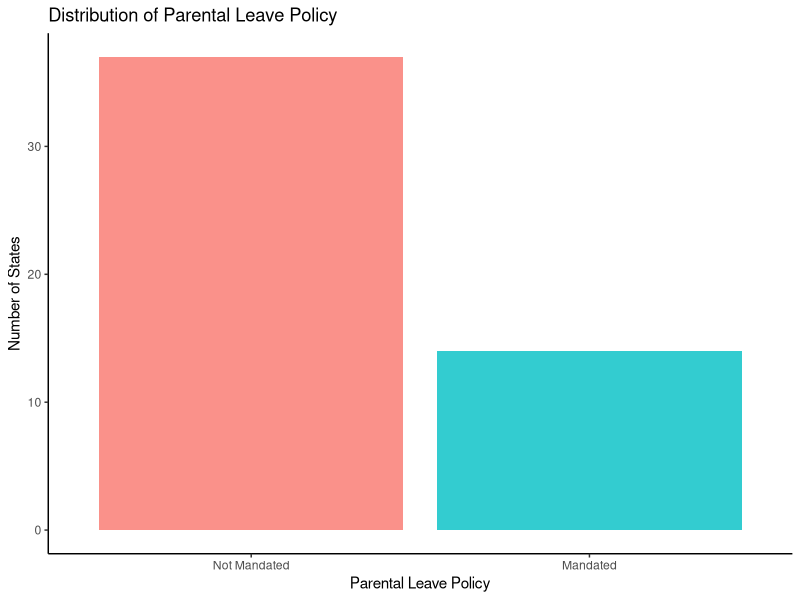
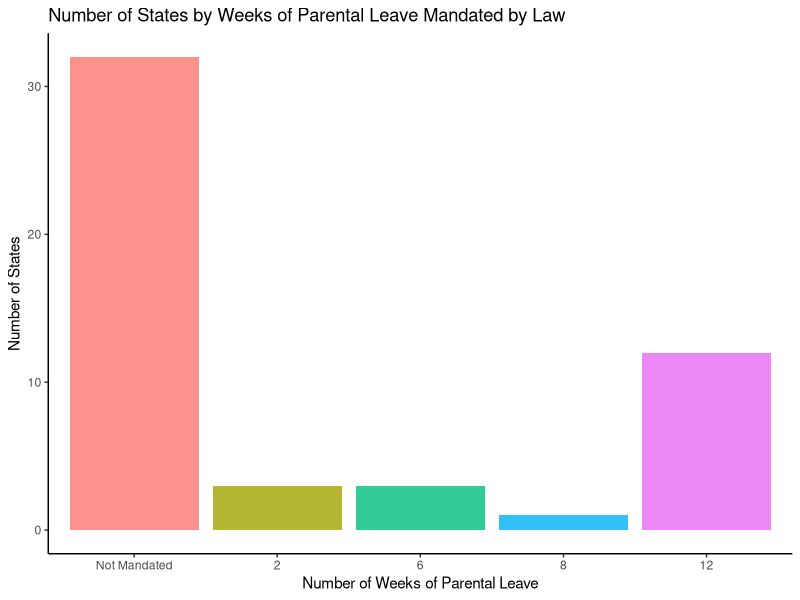
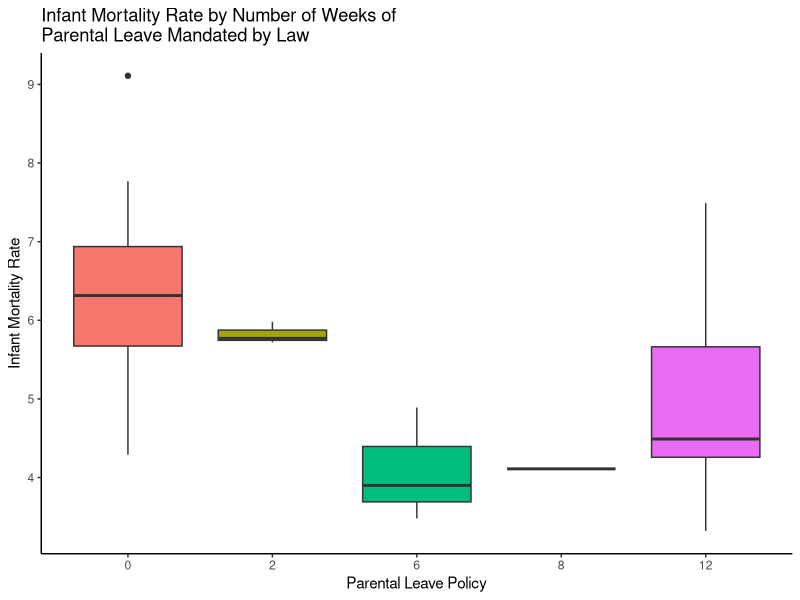
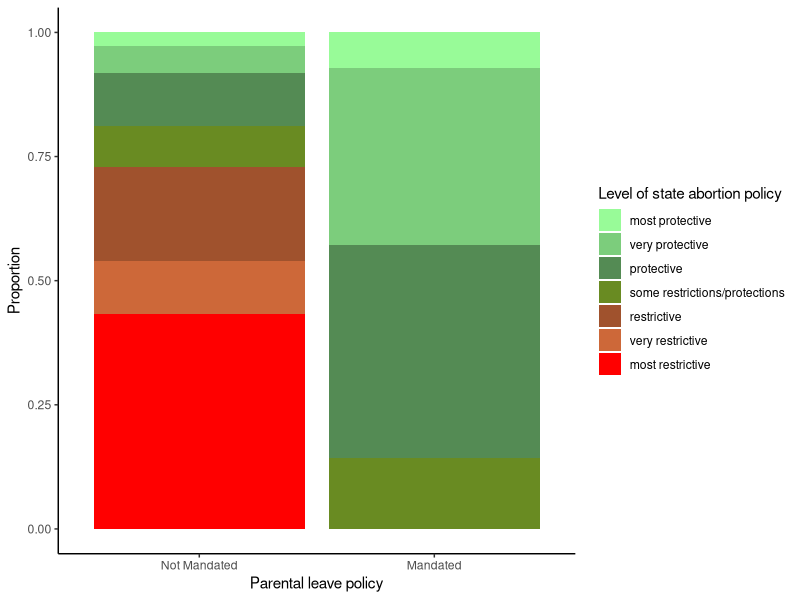
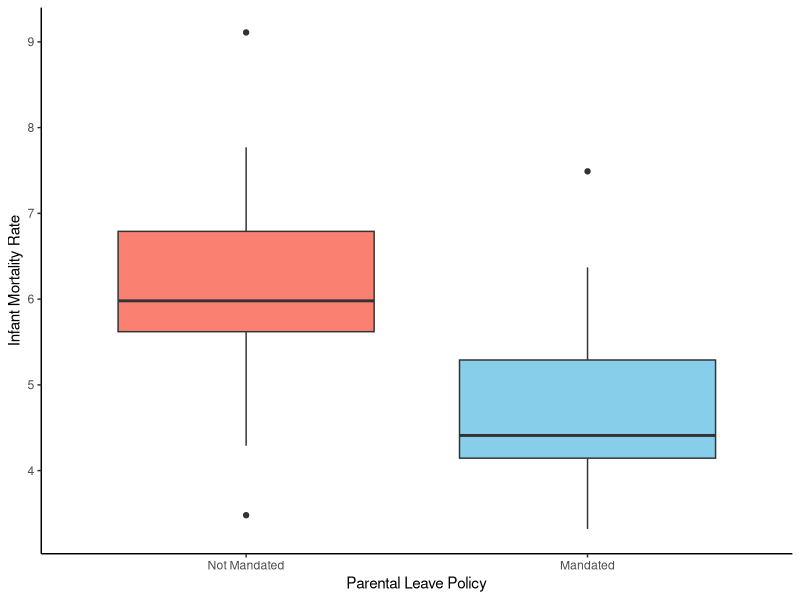
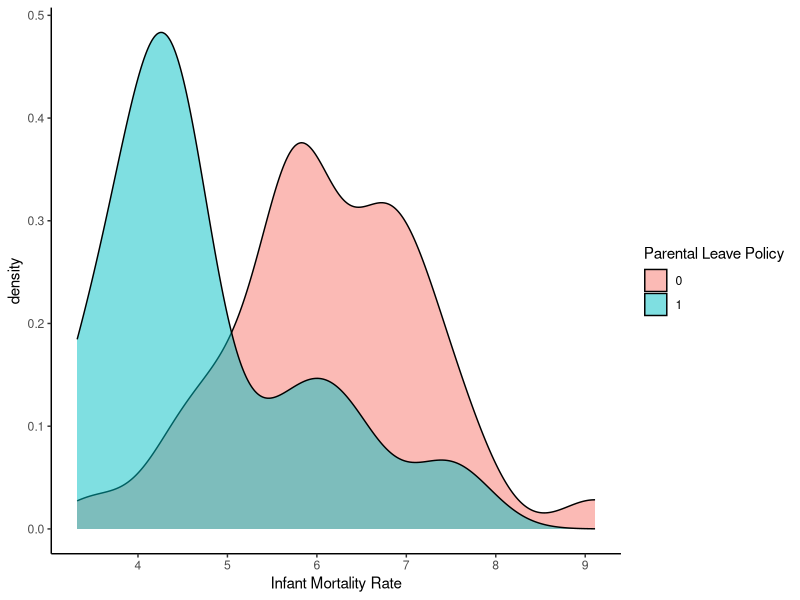
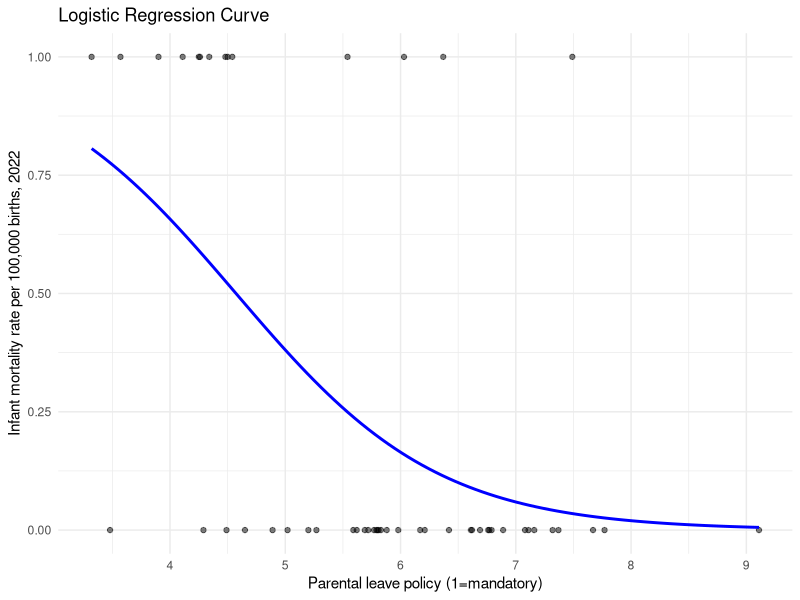
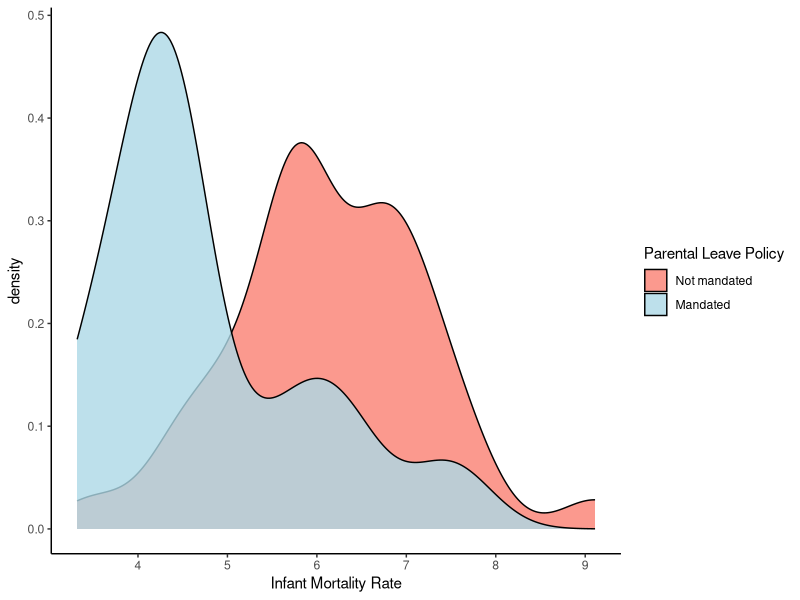

These charts were generated, in order, by the following R code: (Note: this script raises an error after producing the figures.)
## ---- chunk 1
library(tidyverse)
library(readr)
## ---- chunk 2
df <- read_csv("../data/clean_data/merged_data.csv")
df <- df |>
  filter(!is.na(parental_leave_mandatory_enacted)) |> 
  filter(State != "US")
## ---- chunk 3
sum(df$parental_leave_mandatory_enacted)
sum(df$parental_leave_mandatory_not_yet_enacted)
## ---- chunk 4
df$parental_leave_mandatory <- pmax(df$parental_leave_mandatory_enacted, df$parental_leave_mandatory_not_yet_enacted)
## ---- chunk 5
ggplot(df, aes(x = as.factor(parental_leave_mandatory), fill = as.factor(parental_leave_mandatory))) +
  geom_bar(alpha = 0.8) +
  labs(
    title = "Distribution of Parental Leave Policy",
    x = "Parental Leave Policy",
    y = "Number of States"
  ) + 
  scale_x_discrete(labels = c("0" = "Not Mandated", "1" = "Mandated")) +
  theme_classic() +
  theme(legend.position = "none")

sum(df$parental_leave_mandatory)
## ---- chunk 6
# bar chart
ggplot(df, aes(x = as.factor(num_weeks_parental_leave), fill = as.factor(num_weeks_parental_leave))) +
  geom_bar(alpha = 0.8) +
  labs(
    title = "Number of States by Weeks of Parental Leave Mandated by Law",
    x = "Number of Weeks of Parental Leave",
    y = "Number of States"
  ) + 
  scale_x_discrete(labels = c("0" = "Not Mandated", "1" = "Mandated")) +
  theme_classic() +
  theme(legend.position = "none")


# histograms with infant mortality rate
ggplot(df, aes(x = as.factor(num_weeks_parental_leave), 
                     y = infant_mortality_2022, 
                     fill = as.factor(num_weeks_parental_leave))) +
  geom_boxplot() +
  labs(x = "Parental Leave Policy", y = "Infant Mortality Rate" , title = "Infant Mortality Rate by Number of Weeks of \nParental Leave Mandated by Law") +
  theme_classic() +
  theme(legend.position = "none")
## ---- chunk 7
outlier <- df[df$num_weeks_parental_leave == 12 & df$infant_mortality_2022 > 5,]
outlier$State
outlier$parental_leave_mandatory_enacted
outlier$parental_leave_mandatory_not_yet_enacted
outlier$infant_mortality_2022
## ---- chunk 8
# reorder the levels of abortion policies
df$abortion_policies <- factor(df$abortion_policies, 
                              levels = c("most protective", "very protective", 
                                         "protective", "some restrictions/protections", 
                                         "restrictive", "very restrictive", "most restrictive"))


# stacked bar plot
ggplot(df, aes(x = as.factor(parental_leave_mandatory), fill = abortion_policies)) +
  geom_bar(position = "fill") +
  labs(x = "Parental leave policy", y = "Proportion", fill = "Level of state abortion policy") +
  scale_x_discrete(labels = c("0" = "Not Mandated", "1" = "Mandated")) +
  scale_fill_manual(values = c("palegreen", "palegreen3", "palegreen4",  "olivedrab4", "sienna", "sienna3", "red")) + # Adjust colors as needed
  theme_classic()
## ---- chunk 9
# boxplot
ggplot(df, aes(x = as.factor(parental_leave_mandatory), 
                     y = infant_mortality_2022, 
                     fill = as.factor(parental_leave_mandatory))) +
  geom_boxplot() +
  labs(x = "Parental Leave Policy", y = "Infant Mortality Rate") +
  scale_x_discrete(labels = c("0" = "Not Mandated", "1" = "Mandated")) +
  scale_fill_manual(values = c("salmon", "skyblue")) +
  theme_classic() +
  theme(legend.position = "none")


# density plot 
ggplot(df, aes(x = infant_mortality_2022, fill = as.factor(parental_leave_mandatory))) +
  geom_density(alpha = 0.5) +
  labs(x = "Infant Mortality Rate", fill = "Parental Leave Policy") +
  theme_classic()


# logistic regression
df <- df |> filter(!is.na(infant_mortality_2022))

model <- glm(parental_leave_mandatory ~ infant_mortality_2022, data = df, family = binomial)

predictor_seq <- data.frame(infant_mortality_2022 = seq(min(df$infant_mortality_2022), max(df$infant_mortality_2022), length.out = 100))
predictor_seq$predicted_prob <- predict(model, newdata = predictor_seq, type = "response")

ggplot(df, aes(x = infant_mortality_2022, y = parental_leave_mandatory)) +
  geom_point(alpha = 0.5) +  # Add data points
  geom_line(data = predictor_seq, aes(x = infant_mortality_2022, y = predicted_prob), color = "blue", size = 1) +
  labs(x = "Parental leave policy (1=mandatory)", y = "Infant mortality rate per 100,000 births, 2022", title = "Logistic Regression Curve") +
  theme_minimal()

## ---- chunk 10
ggplot(df, aes(x = infant_mortality_2022, fill = as.factor(parental_leave_mandatory))) +
  geom_density(alpha = 0.8) +
  labs(x = "Infant Mortality Rate", fill = "Parental Leave Policy") +
  scale_fill_manual(values = c("salmon", "lightblue"), 
                    labels = c("Not mandated", "Mandated")) +
  theme_classic()
## ---- chunk 11
# boxplot
ggplot(df, aes(x = as.factor(parental_leave_mandatory), 
                     y = maternal_mortality_rates_2018_2022, 
                     fill = as.factor(parental_leave_mandatory))) +
  geom_boxplot() +
  labs(x = "Parental Leave Policy", y = "Maternal Mortality Rate") +
  scale_x_discrete(labels = c("0" = "Not Mandated", "1" = "Mandated")) +
  scale_fill_manual(values = c("salmon", "skyblue")) +
  theme_classic() +
  theme(legend.position = "none")


# logistic regression
df <- df |> filter(!is.na(maternal_mortality_rates_2018_2022))

model <- glm(parental_leave_mandatory ~ maternal_mortality_rates_2018_2022, data = df, family = binomial)

predictor_seq <- data.frame(maternal_mortality_rates_2018_2022 = seq(min(df$maternal_mortality_rates_2018_2022), max(df$maternal_mortality_rates_2018_2022), length.out = 100))
predictor_seq$predicted_prob <- predict(model, newdata = predictor_seq, type = "response")

ggplot(df, aes(x = maternal_mortality_rates_2018_2022, y = parental_leave_mandatory)) +
  geom_point(alpha = 0.5) +  # Add data points
  geom_line(data = predictor_seq, aes(x = maternal_mortality_rates_2018_2022, y = predicted_prob), color = "blue", size = 1) +
  labs(x = "Parental leave policy (1=mandatory)", y = "Maternal mortality rate per 100,000 women", title = "Logistic Regression Curve") +
  theme_minimal()
## ---- chunk 12
ggplot(df, aes(x = as.factor(parental_leave_mandatory), 
                     y = pctg_women_uninsured, 
                     fill = as.factor(parental_leave_mandatory))) +
  geom_boxplot() +
  labs(x = "Parental Leave Policy", y = "Percentage of Women that are Uninsured") +
  scale_x_discrete(labels = c("0" = "Not Mandated", "1" = "Mandated")) +
  scale_fill_manual(values = c("salmon", "skyblue")) +
  theme_classic() +
  theme(legend.position = "none")
## ---- chunk 13
uninsured_outlier <- df[df$pctg_women_uninsured>20,]
uninsured_outlier$State
uninsured_outlier$parental_leave_mandatory
uninsured_outlier$health_outcomes
uninsured_outlier$overall_health_ranking
uninsured_outlier$coverage_access_and_affordability
uninsured_outlier$abortion_policies
## ---- chunk 14
# boxplot
ggplot(df, aes(x = as.factor(parental_leave_mandatory), y = overall_health_ranking)) +
  geom_boxplot(fill = c("lightblue", "salmon")) +
  labs(x = "Parental Leave Policy", y = "Overall Health Ranking", 
       title = "Health Ranking by Parental Leave Policy") +
  scale_x_discrete(labels = c("0" = "Not Mandated", "1" = "Mandated")) +
  theme_minimal()


# violin plot
ggplot(df, aes(x = as.factor(parental_leave_mandatory), y = overall_health_ranking, fill = as.factor(parental_leave_mandatory))) +
  geom_violin(alpha = 0.6) +
  labs(x = "Parental Leave Policy", y = "Overall Health Ranking", 
       title = "Health Ranking Density by Parental Leave Policy") +
  scale_x_discrete(labels = c("0" = "Not Mandated", "1" = "Mandated")) +
  scale_fill_manual(values = c("pink", "lightblue")) +
  theme_minimal() +
  theme(legend.position = "none")


# stacked bar graph 
df$top_health_state <- ifelse(df$overall_health_ranking <= 10, 1, 0)
ggplot(df, aes(x = as.factor(parental_leave_mandatory), fill = as.factor(top_health_state))) +
  geom_bar(position = "fill") +
  labs(x = "Parental Leave Policy", y = "Proportion", fill = "Top Health State") +
  scale_x_discrete(labels = c("0" = "Not Mandated", "1" = "Mandated")) +
  scale_fill_manual(labels = c("Not Top 10", "Top 10"), values = c("gray", "palegreen1")) +
  theme_classic()

## ---- chunk 15
tophealthstate <- df[df$overall_health_ranking ==1,]
tophealthstate$State
tophealthstate$parental_leave_mandatory
tophealthstate$num_weeks_parental_leave
## ---- chunk 16
ggplot(df, aes(x = as.factor(parental_leave_mandatory), 
               y = percent_women_working)) +
  geom_boxplot(fill = c("lightblue", "salmon")) +
  labs(x = "Parental Leave Policy", y = "Percentage of Women Employed", 
       title = "Percentage of Women Employed, by Parental Leave Policy") +
  scale_x_discrete(labels = c("0" = "Not Mandated", "1" = "Mandated")) +
  theme_classic()
